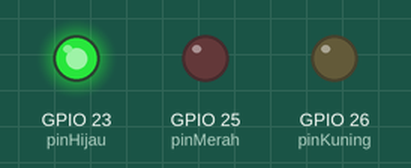
Recording of a sketch running on a simulated ESP32. On the bench: output pins drawn as LEDs (lit = HIGH).

Above: at 2.2 s.
At 5.2 s:
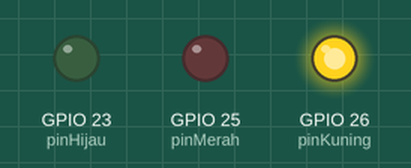
At 8.0 s:
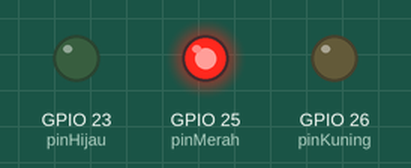
Timing chart, 0 to 13.0 s (numbered marks = the images above):
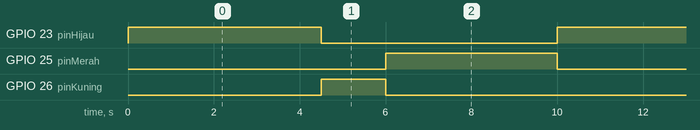

The sketch:

BlinkWithoutDelay.ino
```cpp
// constants won't change. Used here to set a pin number:
const int pinHijau = 23 ;
const int pinKuning = 26 ;
const int pinMerah = 25 ;// the number of the LED pin

int hijauState = LOW;
int kuningState = LOW;
int merahState = LOW;

long startingTime = 0;        // awal led nyala pada 0ms
long interval = 10000;           // panjang millis

void setup() {
  //set lampunya sebagai output
  pinMode(pinHijau, OUTPUT);
  pinMode(pinKuning, OUTPUT);
  pinMode(pinMerah, OUTPUT);
}

void loop() {
  unsigned long currentMillis = millis();

  if (currentMillis - startingTime > interval) {
    startingTime = currentMillis;
  }

    if (currentMillis - startingTime < 4500) {
      hijauState = HIGH;
      kuningState = LOW;
      merahState = LOW;
    }
    if(currentMillis - startingTime > 4500 && currentMillis - startingTime < 6000){
      hijauState = LOW;
      kuningState = HIGH;
      merahState = LOW;
    }
    if(currentMillis - startingTime > 6000){
      hijauState = LOW;
      kuningState = LOW;
      merahState = HIGH;
    }

    //merubah status led, nyala (high) atau mati (low)
    digitalWrite(pinHijau, hijauState);
    digitalWrite(pinKuning, kuningState);
    digitalWrite(pinMerah, merahState);
 }
```

Measured:
- by itself, GPIO 23 (pinHijau): alternates HIGH for 4.5 s and LOW for 5.5 s
- by itself, GPIO 25 (pinMerah): alternates HIGH for 4.0 s and LOW for 6.0 s
- by itself, GPIO 26 (pinKuning): alternates HIGH for 1.5 s and LOW for 8.5 s
